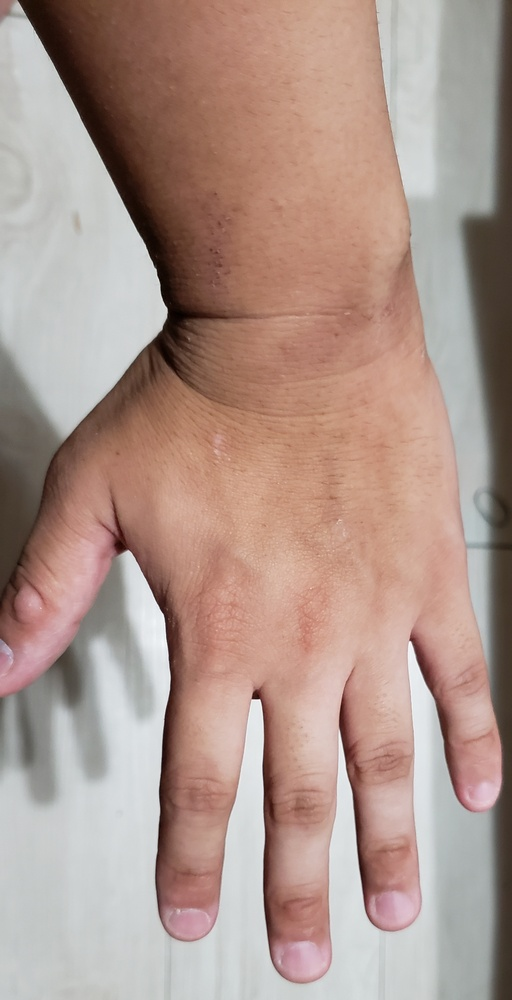
#> input picture image_process/images/20220919_233455.jpg, 512 x 1000 px, shrunk from 1686 x 3292 before the run; its folder holds only this picture in this run
$ python all.py
#> lines starting #> are read from the running program, lines starting #| are printed output that depends on the picture
def All():
    import os

    os.makedirs("./all_edited_file",exist_ok=True)
    os.makedirs("./edited_rota",exist_ok=True)
    os.makedirs("./edited_slide",exist_ok=True)
    os.makedirs("./edited_rotaxslide",exist_ok=True)


    from rota import Rota
    from slide import Slide
#> ``:
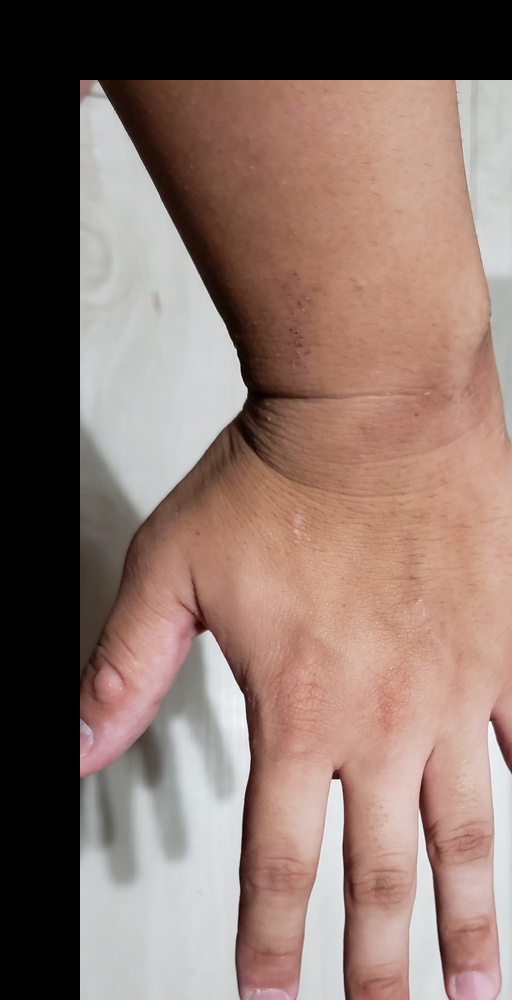
#> saved as 80_80_20220919_233455.jpg: shape (1000, 512, 3); mean B, G, R 105.8, 114.6, 137.3
#> ``:
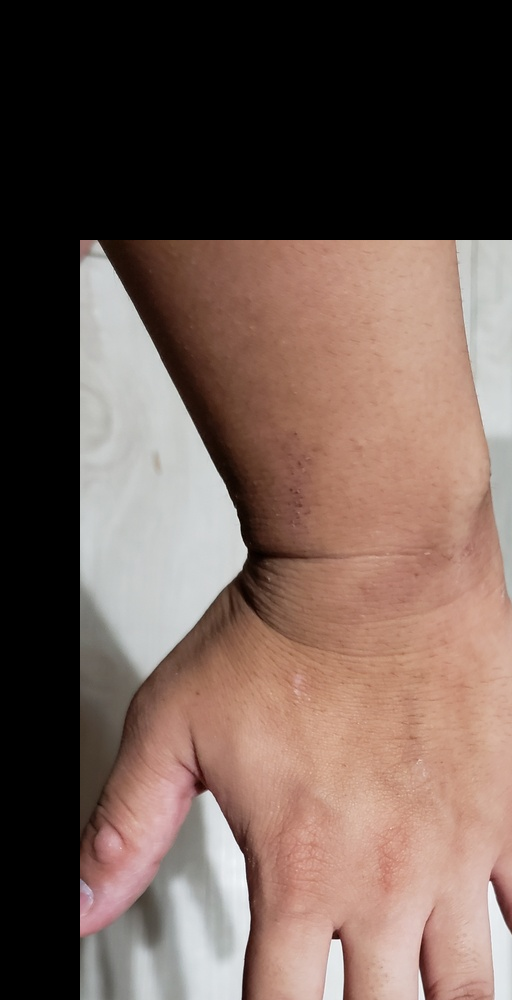
#> saved as 80_240_20220919_233455.jpg: shape (1000, 512, 3); mean B, G, R 83.3, 91.6, 111.9
#> ``:
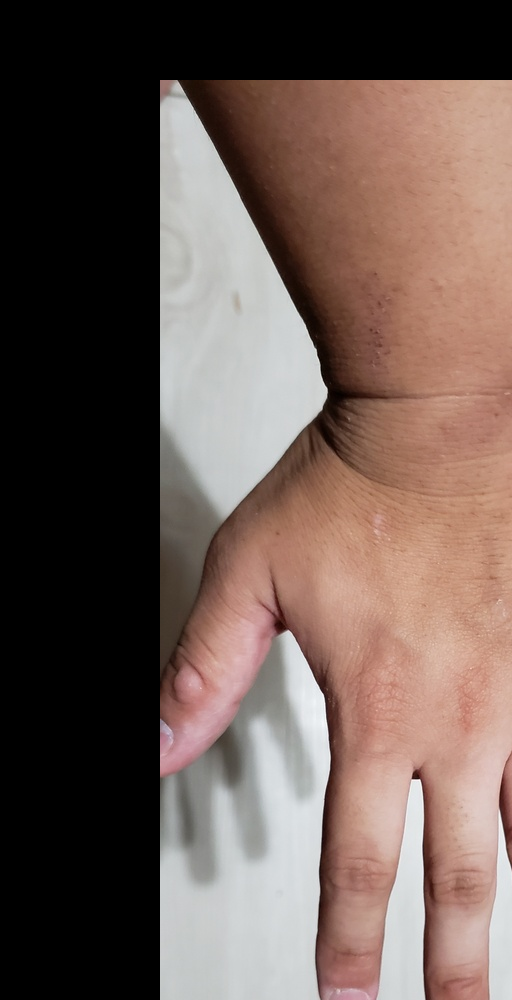
#> saved as 160_80_20220919_233455.jpg: shape (1000, 512, 3); mean B, G, R 83.9, 90.9, 108.9
#> ``:
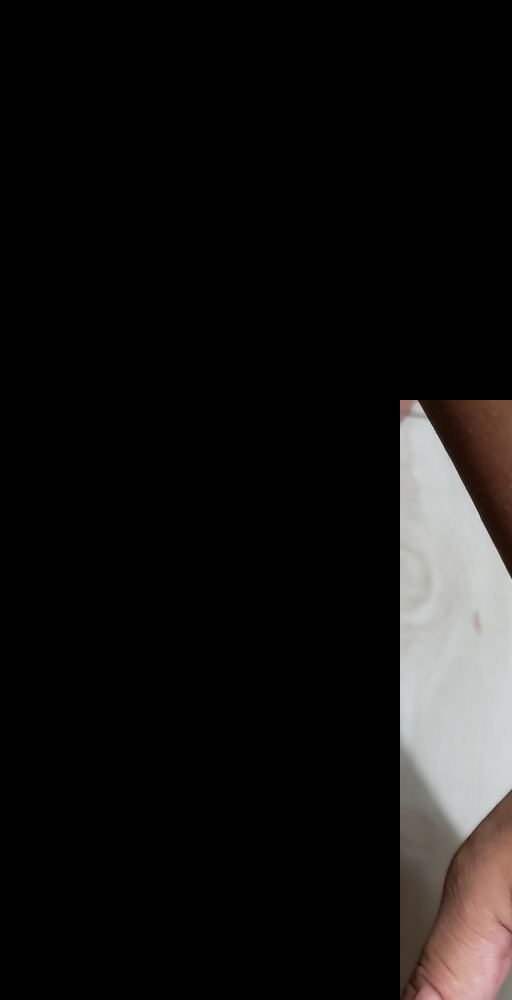
#> saved as 400_400_20220919_233455.jpg: shape (1000, 512, 3); mean B, G, R 18.6, 19.3, 20.8
#> ``:
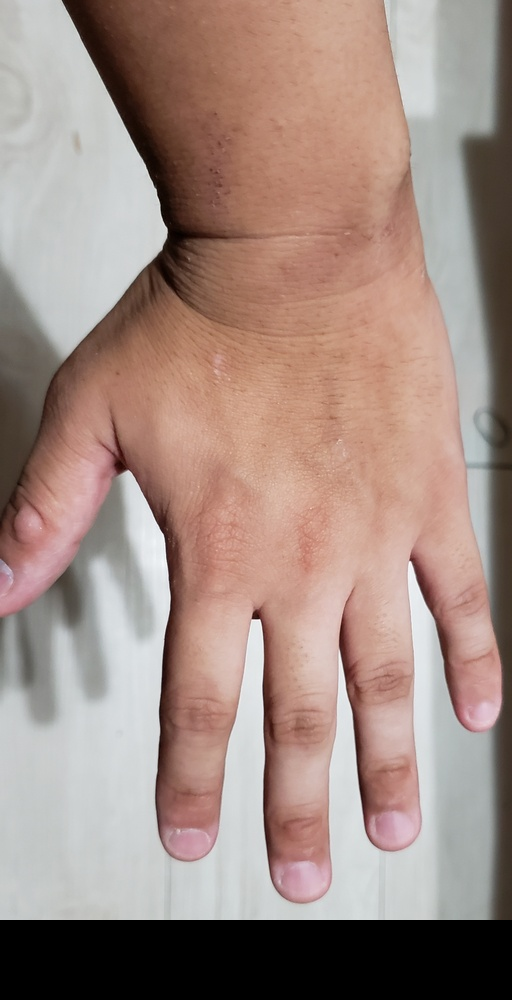
#> saved as 0_-80_20220919_233455.jpg: shape (1000, 512, 3); mean B, G, R 130.4, 139, 161.2
#> ``:
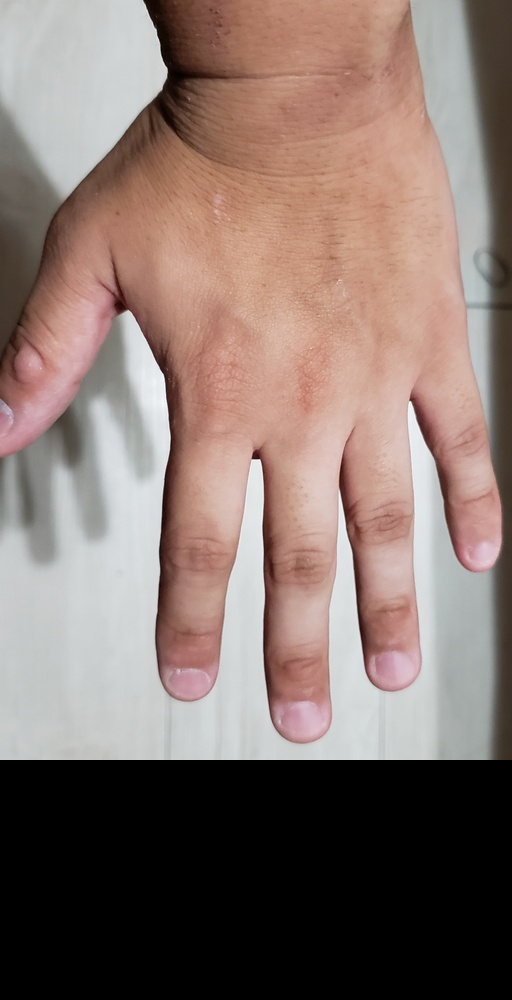
#> saved as 0_-240_20220919_233455.jpg: shape (1000, 512, 3); mean B, G, R 109.8, 116.4, 134.8
#> ``:
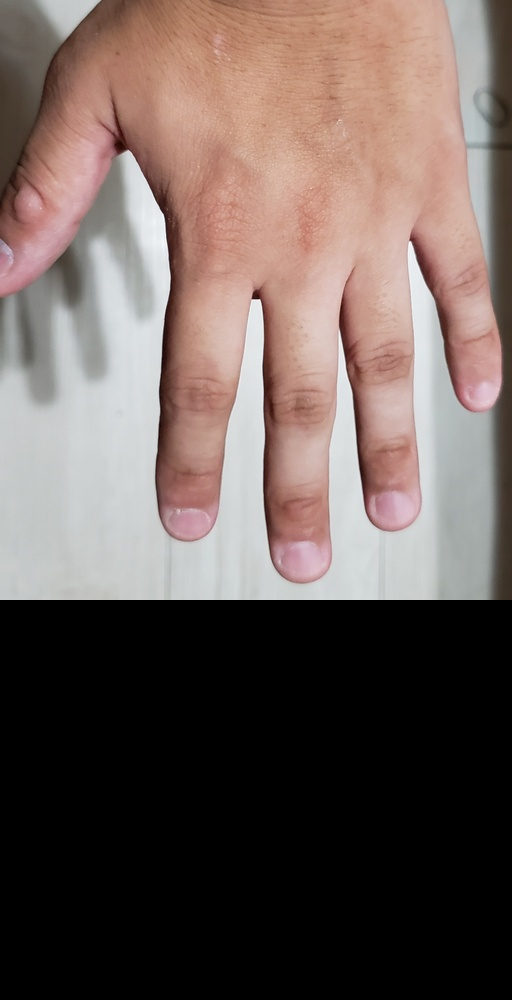
#> saved as 0_-400_20220919_233455.jpg: shape (1000, 512, 3); mean B, G, R 89, 93.9, 108.6
    from rotaxslide import RotaxSlide


    Rota()


    Slide()


    RotaxSlide()


    print("終了しました。")

All()
